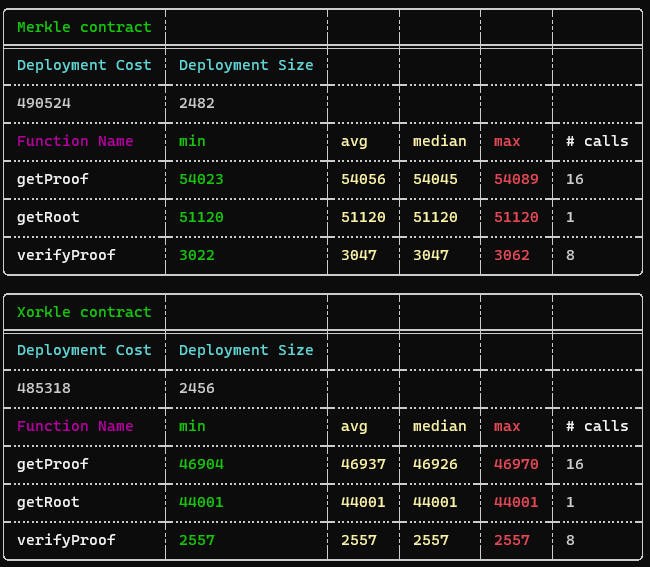
#> input picture contracts/lib/murky/reports/murky_gas_report.png, 650 x 567 px; its folder holds only this picture in this run
$ python -i process_images.py   (imports and definitions only)
#> lines starting #> are read from the running program, lines starting #| are printed output that depends on the picture
#> further down, picture is the input picture: PIL image 650x567 RGB; mean R, G, B 26.9, 27.5, 26.2
from io import BytesIO
import json
from math import ceil
import os
from PIL import Image
import requests

CID_HOST_URL   = "https://ipfs-grants-stack.gitcoin.co/ipfs/"
PROJECTS_DATA  = "data/projects-data.json"
IMG_DIR        = "data/img/"

IMG_WIDTH, IMG_HEIGHT = 320, 214


def crop_and_resize(img):

    width, height = img.size
#> width = 650; height = 567
    cropped_dims = img.getbbox()
#> cropped_dims = (0, 0, 650, 567)
    cropped_width = cropped_dims[2] - cropped_dims[0]
#> cropped_width = 650
    cropped_height = cropped_dims[3] - cropped_dims[1]
#> cropped_height = 567

    if cropped_width < width:
        cropped_img = img.crop(cropped_dims)
        ratio = IMG_WIDTH / cropped_width
        resized_img = cropped_img.resize((IMG_WIDTH, ceil(cropped_height * ratio)))
        _, resized_height = resized_img.size
        cropper = ceil((resized_height - IMG_HEIGHT) / 2)
        new_img = resized_img.crop((0,cropper,IMG_WIDTH,cropper+IMG_HEIGHT))
    else:
        ratio = IMG_HEIGHT / height
#> ratio = 0.377
        resized_img = img.resize((ceil(width * ratio), IMG_HEIGHT))
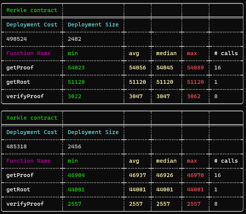
#> resized_img: PIL image 246x214 RGB; mean R, G, B 26.9, 27.5, 26.2
        resized_width, _ = resized_img.size
#> resized_width = 246
        cropper = ceil((resized_width - IMG_WIDTH) / 2)
#> cropper = -37
        new_img = resized_img.crop((cropper,0,cropper+IMG_WIDTH,IMG_HEIGHT))
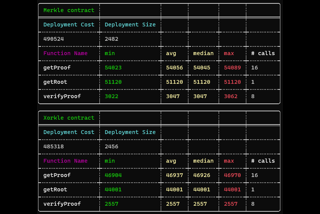
#> new_img: PIL image 320x214 RGB; mean R, G, B 20.6, 21.1, 20.2

    return new_img


def process_image(uri, project_id, overwrite=False):

    outpath = str(project_id) + ".png"
    if not overwrite:
        if outpath in os.listdir(IMG_DIR):
            return

    response = requests.get(uri)
    try:
        img = Image.open(BytesIO(response.content))
        img = crop_and_resize(img)
        img.save(IMG_DIR + outpath)
    except:
        print("Error processing image:", uri)


def run_image_processing():

    projects = json.load(open(PROJECTS_DATA))
    for idx, project in enumerate(projects):
        cid = project['bannerImg']
        if cid is None:
            continue
        uri = CID_HOST_URL + cid
        print("Processing", project['name'], uri)

        process_image(uri, idx)


# [2 lines not run here, left out]

>>> from PIL import Image
>>> picture = Image.open('../../../contracts/lib/murky/reports/murky_gas_report.png')
>>> result = crop_and_resize(picture)
